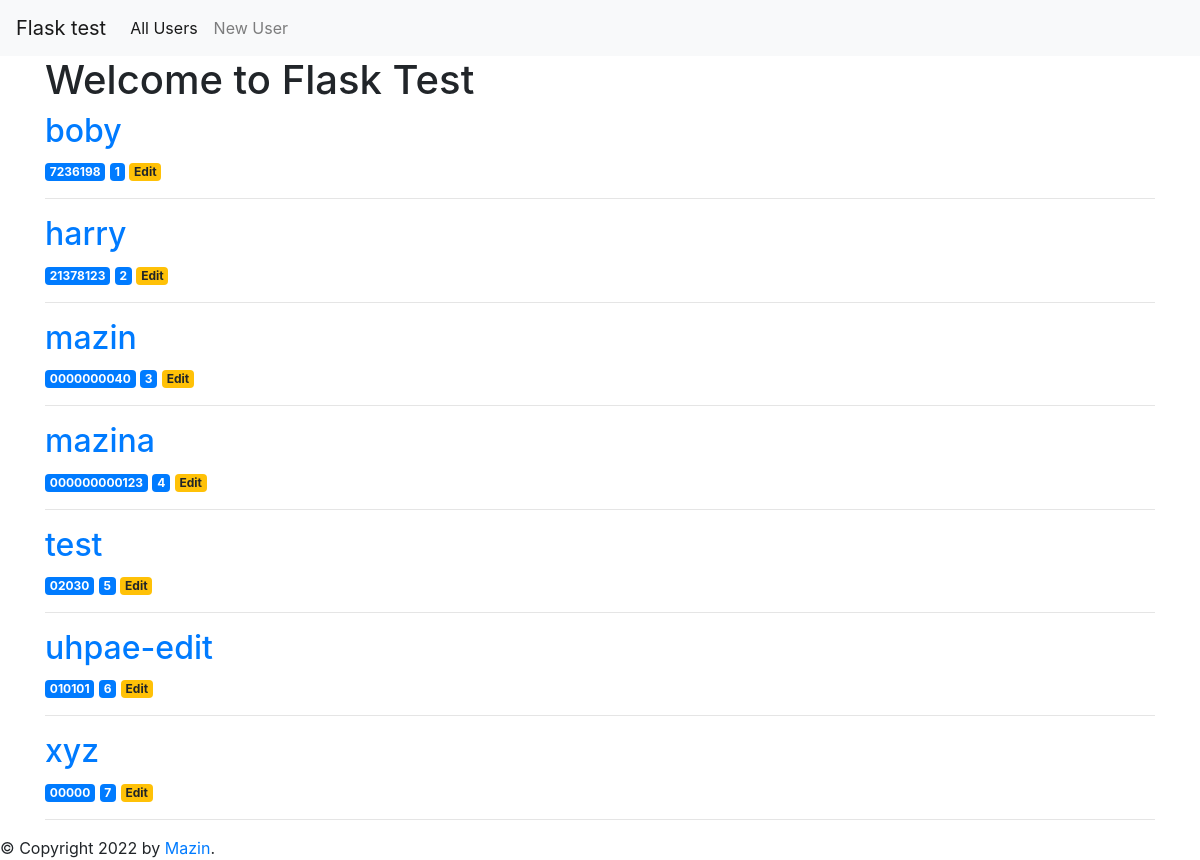
The page / on the database its author committed.
### tables this page shows
CREATE TABLE posts (
    id INTEGER PRIMARY KEY AUTOINCREMENT,
    user TEXT NOT NULL,
    phnno TEXT NOT NULL
);

### app.py (the view)
@app.route('/')
def index():
    conn = get_db_connection()
    posts = conn.execute('SELECT * FROM posts').fetchall()
    conn.close()
    return render_template('index.html', posts=posts)

### app.py (called while the page is built)
def get_db_connection():
    conn = sqlite3.connect('database.db')
    conn.row_factory = sqlite3.Row
    return conn

### templates/index.html (shortened to what this page needs)
{% extends "base.html" %}
{% block content %}
<h1>Welcome to Flask Test </h1>
{% for post in posts %}
<a href="#">
    <h2>{{ post['user'] }}</h2>
</a>
<span class="badge badge-primary">{{ post['phnno'] }}</span>
<span class="badge badge-primary">{{ post['id'] }}</span>
 <a href="{{ url_for('edit', id=post['id']) }}">
            <span class="badge badge-warning">Edit</span>
        </a>
<hr>
{% endfor %}
{% endblock %}

### templates/base.html (shortened to what this page needs)
<!doctype html>
<html lang="en">
  <head>
    <link rel="stylesheet" href="https://stackpath.bootstrapcdn.com/bootstrap/4.3.1/css/bootstrap.min.css">
  </head>
  <body>
    <nav class="navbar navbar-expand-md navbar-light bg-light">
        <a class="navbar-brand" href="#">Flask test</a>
        <div class="collapse navbar-collapse" id="navbarNav">
            <ul class="navbar-nav">
            <li class="nav-item active">
                <a class="nav-link" href="{{url_for('index')}}">All Users</a>
            </li>
            <li class="nav-item">
                <a class="nav-link" href="{{url_for('create')}}">New User</a>
            </li>
            </ul>
        </div>
    </nav>
    <div class="container">
        {% block content %} {% endblock %}
    </div>
    <div id="footer">
        {% block footer %}
        &copy; Copyright 2022 by <a href="http://domain.invalid/">Mazin</a>.
        {% endblock %}
    </div>
  </body>
</html>

### rows shown on the page
posts: user "boby", phnno "7236198", id "1"
posts: user "harry", phnno "21378123", id "2"
posts: user "mazin", phnno "0000000040", id "3"
posts: user "mazina", phnno "000000000123", id "4"
posts: user "test", phnno "02030", id "5"
posts: user "uhpae-edit", phnno "010101", id "6"
posts: user "xyz", phnno "00000", id "7"
